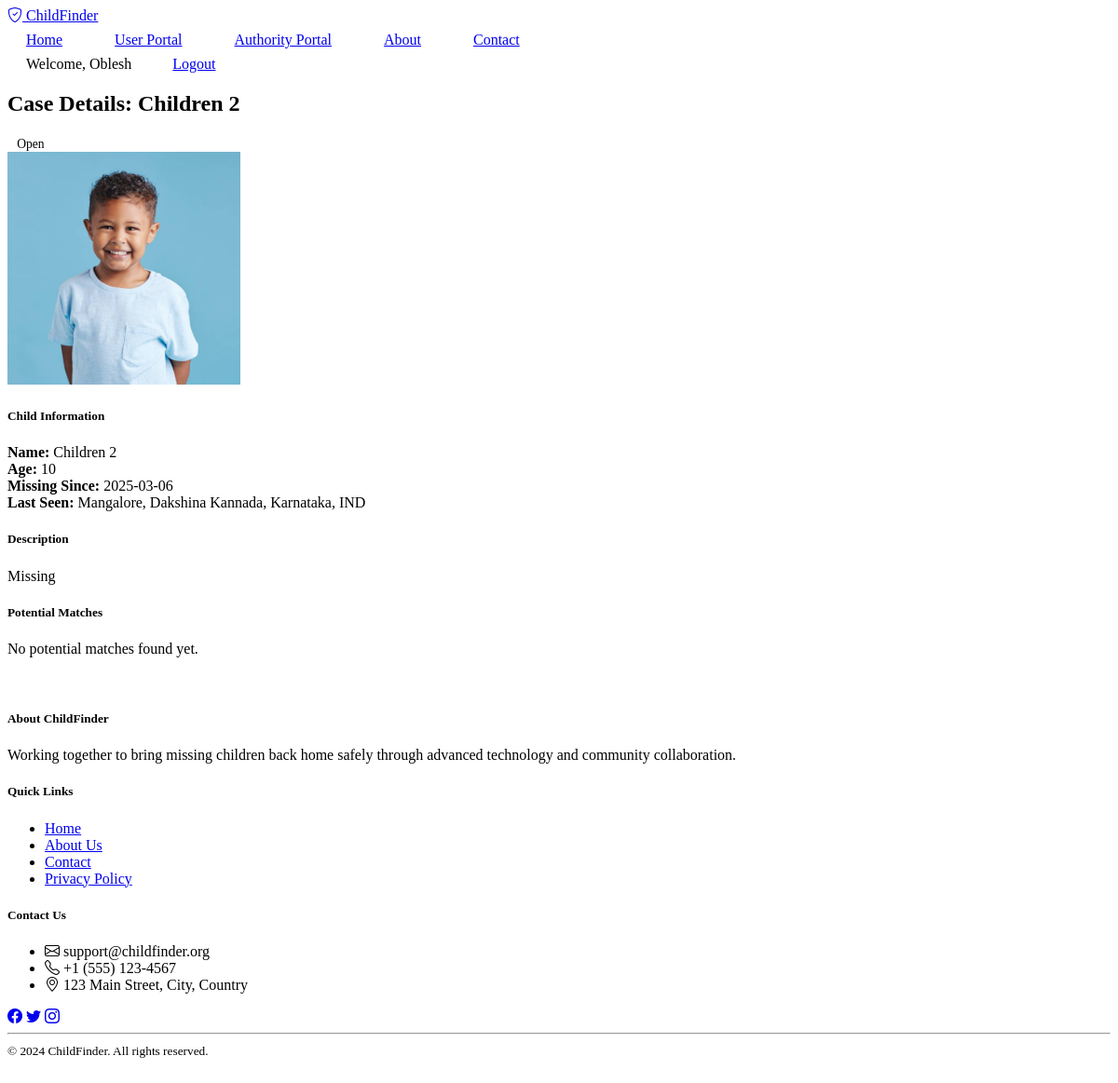
Page /case/2 (signed in) on the committed database.
### models.py (models this page shows, shortened)
class User(UserMixin, db.Model):
    __tablename__ = 'user'
    id = db.Column(db.Integer, primary_key=True)
    username = db.Column(db.String(64), unique=True, nullable=False)
    email = db.Column(db.String(120), unique=True, nullable=False)
    password_hash = db.Column(db.String(256))
    is_authority = db.Column(db.Boolean, default=False)
    created_at = db.Column(db.DateTime, default=datetime.utcnow)

class Case(db.Model):
    __tablename__ = 'missing_case'
    id = db.Column(db.Integer, primary_key=True)
    child_name = db.Column(db.String(100), nullable=False)
    age = db.Column(db.Integer, nullable=False)
    location = db.Column(db.String(200), nullable=False)
    date_missing = db.Column(db.DateTime, nullable=False)
    description = db.Column(db.Text)
    image_path = db.Column(db.String(255))
    status = db.Column(db.String(20), default='open')
    reporter_id = db.Column(db.Integer, db.ForeignKey('user.id'))
    reporter_name = db.Column(db.String(100), nullable=False, default="Unknown")
    reporter_phone = db.Column(db.String(20), nullable=False, default="0000000000")
    reporter_relation = db.Column(db.String(50), nullable=False, default="Unknown")
    created_at = db.Column(db.DateTime, default=datetime.utcnow)
    updated_at = db.Column(db.DateTime, default=datetime.utcnow, onupdate=datetime.utcnow)

### routes.py (the view)
@main_bp.route('/case/<int:case_id>')
@login_required
def case_detail(case_id):
    case = Case.query.get_or_404(case_id)
    if not current_user.is_authority and case.reporter_id != current_user.id:
        flash('Access denied.', 'error')
        return redirect(url_for('main.dashboard'))
    return render_template('case_detail.html', case=case)

### auth.py (called while the page is built)
@login_manager.user_loader
def load_user(user_id):
    return User.query.get(int(user_id))

### templates/case_detail.html (shortened to what this page needs)
{% extends "base.html" %}
{% block content %}
<div class="container">
    <div class="row mb-4">
        <div class="col">
            <h2>Case Details: {{ case.child_name }}</h2>
            <span class="badge bg-{{ 'success' if case.status == 'found' else 'warning' }}">
                {{ case.status.title() }}
            </span>
        </div>
    </div>
    <div class="row">
        <div class="col-md-4">
            <div class="card mb-4">
                <img src="{{ url_for('uploaded_file', filename=case.image_path) }}" class="card-img-top img-fluid" alt="{{ case.child_name }}"
                style="height: 250px; object-fit: cover;">
                <div class="card-body">
                    <h5 class="card-title">Child Information</h5>
                    <p class="card-text">
                        <strong>Name:</strong> {{ case.child_name }}<br>
                        <strong>Age:</strong> {{ case.age }}<br>
                        <strong>Missing Since:</strong> {{ case.date_missing.strftime('%Y-%m-%d') }}<br>
                        <strong>Last Seen:</strong> {{ case.location }}
                    </p>
                </div>
            </div>
        </div>
        <div class="col-md-8">
            <div class="card mb-4">
                <div class="card-body">
                    <h5 class="card-title">Description</h5>
                    <p class="card-text">{{ case.description }}</p>
                </div>
            </div>
            {% if current_user.is_authority %}
            <div class="card">
                <div class="card-header">
                    <h5 class="card-title mb-0">Potential Matches</h5>
                </div>
                <div class="card-body">
                    {% if case.matches %}
                        {% for match in case.matches %}
                        <div class="match-item mb-3 p-3 border rounded">
                            <div class="row align-items-center">
                                <div class="col-md-3">
                                    <img src="{{ url_for('uploaded_file', filename=case.image_path) }}" class="img-fluid rounded" alt="Found Image">
                                </div>
                                <div class="col-md-6">
                                    <p class="mb-1">
                                        <strong>Confidence Score:</strong>
                                        {{ "%.2f"|format(match.confidence_score * 100) }}%
                                    </p>
                                    <p class="mb-1">
                                        <strong>Status:</strong>
                                        <span class="badge bg-{{ 'success' if match.status == 'confirmed' else 'warning' }}">
                                            {{ match.status }}
                                        </span>
                                    </p>
                                    <p class="mb-0">
                                        <strong>Found on:</strong>
                                        {{ match.created_at.strftime('%Y-%m-%d %H:%M') }}
                                    </p>
                                </div>
                                <div class="col-md-3 text-end">
                                    {% if match.status == 'pending' %}
                                    <button class="btn btn-success btn-sm mb-2">Confirm Match</button>
                                    <button class="btn btn-danger btn-sm">Reject Match</button>
                                    {% endif %}
                                </div>
                            </div>
                        </div>
                        {% endfor %}
                    {% else %}
                        <p class="text-muted mb-0">No potential matches found yet.</p>
                    {% endif %}
                </div>
            </div>
            {% endif %}
        </div>
    </div>
</div>
{% endblock %}

### templates/base.html (shortened to what this page needs)
<!DOCTYPE html>
<html lang="en" data-bs-theme="dark">
<head>
    <link href="https://cdn.replit.com/agent/bootstrap-agent-dark-theme.min.css" rel="stylesheet">
    <link href="https://cdn.jsdelivr.net/npm/bootstrap-icons@1.7.2/font/bootstrap-icons.css" rel="stylesheet">
    <link href="{{ url_for('static', filename='css/custom.css') }}" rel="stylesheet">
</head>
<body>
    <nav class="navbar navbar-expand-lg navbar-dark bg-dark">
        <div class="container">
            <a class="navbar-brand" href="{{ url_for('main.index') }}">
                <i class="bi bi-shield-check"></i> ChildFinder
            </a>
            <div class="navbar-nav mx-auto">
                <a class="nav-link" href="{{ url_for('main.index') }}">Home</a>
                <a class="nav-link" href="{{ url_for('main.dashboard') }}">User Portal</a>
                <a class="nav-link" href="{{ url_for('main.case_management') }}">Authority Portal</a>
                <a class="nav-link" href="{{ url_for('main.about') }}">About</a>
                <a class="nav-link" href="{{ url_for('main.contact') }}">Contact</a>
            </div>
            <div class="navbar-nav">
                {% if current_user.is_authenticated %}
                    <span class="nav-item nav-link">Welcome, {{ current_user.username }}</span>
                    <a class="nav-link" href="{{ url_for('auth.logout') }}">Logout</a>
                {% else %}
                    <a class="nav-link" href="{{ url_for('auth.login') }}">Login</a>
                    <a class="nav-link" href="{{ url_for('auth.register') }}">Register</a>
                {% endif %}
            </div>
        </div>
    </nav>
    <main class="container my-4">
        {% block content %}{% endblock %}
    </main>
    <footer class="footer mt-auto py-5 bg-dark">
        <div class="container">
            <div class="row">
                <div class="col-md-4 mb-4">
                    <h5>About ChildFinder</h5>
                    <p class="text-muted">Working together to bring missing children back home safely through advanced technology and community collaboration.</p>
                </div>
                <div class="col-md-4 mb-4">
                    <h5>Quick Links</h5>
                    <ul class="list-unstyled">
                        <li><a href="{{ url_for('main.index') }}" class="text-muted">Home</a></li>
                        <li><a href="{{ url_for('main.about') }}" class="text-muted">About Us</a></li>
                        <li><a href="{{ url_for('main.contact') }}" class="text-muted">Contact</a></li>
                        <li><a href="#" class="text-muted">Privacy Policy</a></li>
                    </ul>
                </div>
                <div class="col-md-4 mb-4">
                    <h5>Contact Us</h5>
                    <ul class="list-unstyled text-muted">
                        <li><i class="bi bi-envelope"></i> support@childfinder.org</li>
                        <li><i class="bi bi-telephone"></i> +1 (555) 123-4567</li>
                        <li><i class="bi bi-geo-alt"></i> 123 Main Street, City, Country</li>
                    </ul>
                    <div class="social-links mt-3">
                        <a href="#" class="text-muted me-2"><i class="bi bi-facebook"></i></a>
                        <a href="#" class="text-muted me-2"><i class="bi bi-twitter"></i></a>
                        <a href="#" class="text-muted me-2"><i class="bi bi-instagram"></i></a>
                    </div>
                </div>
            </div>
            <hr class="mt-4">
            <div class="text-center text-muted">
                <small>&copy; 2024 ChildFinder. All rights reserved.</small>
            </div>
        </div>
    </footer>
</body>
</html>

### static/css/custom.css (style rules this page uses)
body { min-height: 100vh; display: flex; flex-direction: column; }
main { flex: 1; }
.navbar .nav-link { padding: 0.5rem 1rem; margin: 0 0.25rem; border-radius: 4px; transition: background-color 0.2s; }
.navbar-nav.mx-auto { display: flex; gap: 1rem; }
.badge { font-size: 0.85em; padding: 0.5em 0.75em; }
.footer { background: var(--bs-dark); padding: 20px 0; margin-top: auto; }

### rows in the picture
User: username "Oblesh"
Case: child_name "Children 2", status "Open", image_path (picture), age "10", date_missing "2025-03-06", location "Mangalore, Dakshina Kannada, Karnataka, IND", description "Missing"
